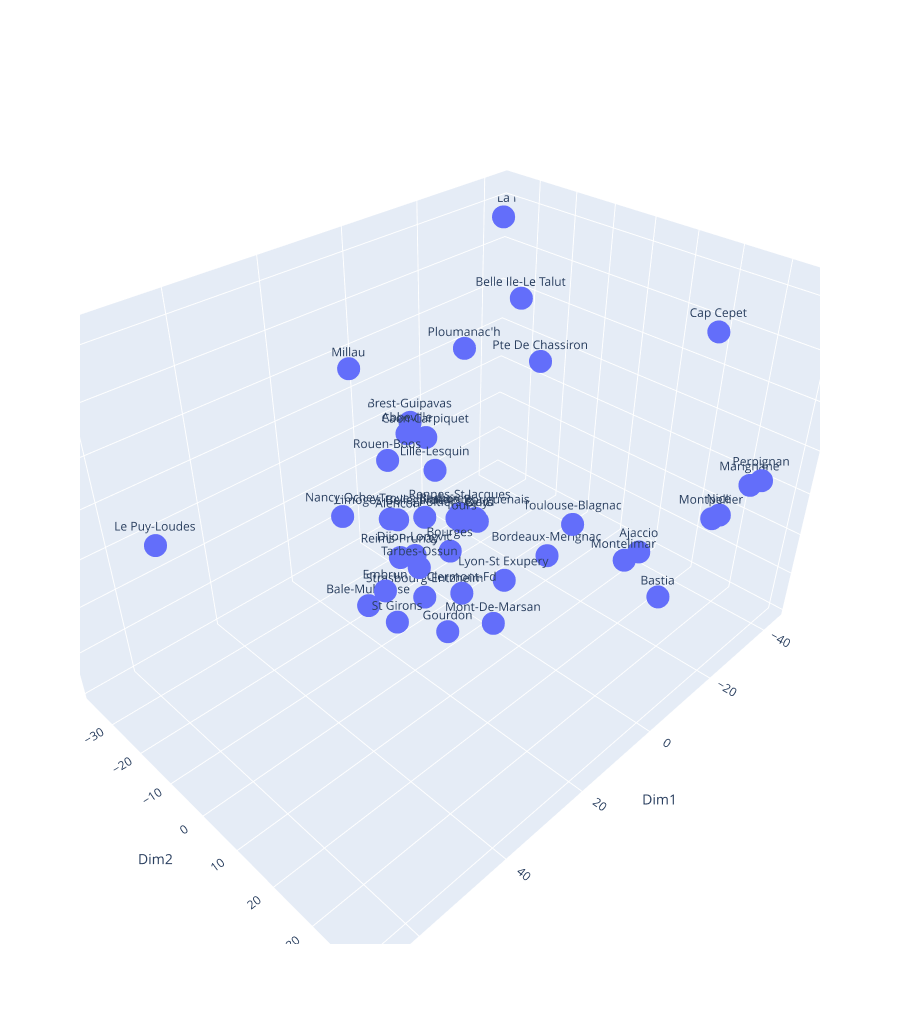

Write notebook code for a chart like this one.
### Code cell
import plotly.express as px
fig = px.scatter_3d(dfPCA, 
                    x='Dim1', 
                    y='Dim2', 
                    z='Dim3',
                    #color='Zone',
                    #size=100+donneesT.CD5*500,
                    #symbol='CD23',
                    text='Ville', 
                    width=900,
                    height=1024,
                   )

fig.show()

### Figure 1 — Plotly figure (JSON) as saved in the notebook; plotly's stock layout.template omitted (floating-point values rounded to 4 significant figures)
{"data": [{"hovertemplate": "Dim1=%{x}<br>Dim2=%{y}<br>Dim3=%{z}<br>Ville=%{text}<extra></extra>", "legendgroup": "", "marker": {"color": "#636efa", "symbol": "circle"}, "mode": "markers+text", "name": "", "scene": "scene", "showlegend": false, "text": ["Abbeville", "Ajaccio", "Alencon", "Bale-Mulhouse", "Bastia", "Belle Ile-Le Talut", "Bordeaux-Merignac", "Bourges", "Brest-Guipavas", "Caen-Carpiquet", "Cap Cepet", "Clermont-Fd", "Dijon-Longvic", "Embrun", "Gourdon", "Le Puy-Loudes", "Lille-Lesquin", "Limoges-Bellegarde", "Lyon-St Exupery", "Marignane", "Millau", "Mont-De-Marsan", "Montelimar", "Montpellier", "Nancy-Ochey", "Nantes-Bouguenais", "Nice", "Orly", "Perpignan", "Ploumanac'h", "Poitiers-Biard", "Pte De Chassiron", "Pte De La Hague", "Reims-Prunay", "Rennes-St Jacques", "Rouen-Boos", "St Girons", "Strasbourg-Entzheim", "Tarbes-Ossun", "Toulouse-Blagnac", "Tours", "Troyes-Barberey"], "type": "scatter3d", "x": [-5.143, -22.95, 7.795, 26.89, -19.68, -36.06, -10.38, 7.45, -9.275, -8.191, -37.74, 21.74, 15.82, 61.64, 18.63, 67.19, -4.423, 22.71, 11.3, -29.84, 33.81, 0.5027, -10.19, -26.56, 25.47, -8.382, -28.06, -0.8959, -31.4, -23.69, 0.2484, -33.72, -43.54, 9.547, -5.739, 3.82, 29.49, 15.42, 19.54, -8.04, 0.2779, 4.617], "y": [-28.26, 21.03, -17.61, -5.186, 28.87, -24.59, 7.455, -2.696, -31.72, -25.71, 22.76, 14.49, -3.849, 40.64, 7.822, -4.782, -19.07, -2.73, 15.11, 38.67, 1.789, 3.069, 26.18, 33.9, -13.04, -10.96, 34.53, -3.339, 39.97, -29.49, -7.963, -16.37, -37.18, -15.17, -12.87, -24.56, 5.873, -1.782, 1.262, 15.03, -6.678, -12.85], "z": [1.113, -13.32, -9.317, -13.21, -18.57, 23.39, -14.83, -9.426, 0.7053, -0.04006, 31.3, -1.47, -6.506, 38.26, -16.81, 23.34, -3.541, 6.308, -4.252, 8.258, 42.73, -29.15, -5.415, -0.1485, 2.97, -13.88, 0.2423, -6.799, 9.183, 14.11, -7.859, 12.09, 36.15, -16.81, -12.19, 0.1946, -8.797, -15.94, -4.479, -1.704, -8.032, -7.851]}], "layout": {"height": 1024, "legend": {"tracegroupgap": 0}, "margin": {"t": 60}, "scene": {"domain": {"x": [0, 1], "y": [0, 1]}, "xaxis": {"title": {"text": "Dim1"}}, "yaxis": {"title": {"text": "Dim2"}}, "zaxis": {"title": {"text": "Dim3"}}}, "width": 900}}
